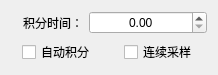
<?xml version="1.0" encoding="UTF-8"?>
<ui version="4.0">
 <class>HAdjustSetWidget</class>
 <widget class="QWidget" name="HAdjustSetWidget">
  <property name="geometry">
   <rect>
    <x>0</x>
    <y>0</y>
    <width>218</width>
    <height>66</height>
   </rect>
  </property>
  <property name="windowTitle">
   <string>Form</string>
  </property>
  <layout class="QFormLayout" name="formLayout">
   <item row="0" column="0">
    <widget class="QLabel" name="label_001">
     <property name="minimumSize">
      <size>
       <width>72</width>
       <height>0</height>
      </size>
     </property>
     <property name="text">
      <string>积分时间：</string>
     </property>
     <property name="alignment">
      <set>Qt::AlignRight|Qt::AlignTrailing|Qt::AlignVCenter</set>
     </property>
    </widget>
   </item>
   <item row="0" column="1">
    <widget class="QDoubleSpinBox" name="doubleSpinBox_01">
     <property name="alignment">
      <set>Qt::AlignCenter</set>
     </property>
    </widget>
   </item>
   <item row="1" column="0" colspan="2">
    <layout class="QHBoxLayout" name="horizontalLayout">
     <property name="spacing">
      <number>9</number>
     </property>
     <item>
      <spacer name="horizontalSpacer_01">
       <property name="orientation">
        <enum>Qt::Horizontal</enum>
       </property>
       <property name="sizeHint" stdset="0">
        <size>
         <width>0</width>
         <height>20</height>
        </size>
       </property>
      </spacer>
     </item>
     <item>
      <widget class="QCheckBox" name="checkBox_01">
       <property name="sizePolicy">
        <sizepolicy hsizetype="Minimum" vsizetype="Fixed">
         <horstretch>0</horstretch>
         <verstretch>0</verstretch>
        </sizepolicy>
       </property>
       <property name="text">
        <string>自动积分</string>
       </property>
      </widget>
     </item>
     <item>
      <spacer name="horizontalSpacer_02">
       <property name="orientation">
        <enum>Qt::Horizontal</enum>
       </property>
       <property name="sizeHint" stdset="0">
        <size>
         <width>20</width>
         <height>20</height>
        </size>
       </property>
      </spacer>
     </item>
     <item>
      <widget class="QCheckBox" name="checkBox_02">
       <property name="sizePolicy">
        <sizepolicy hsizetype="Minimum" vsizetype="Fixed">
         <horstretch>0</horstretch>
         <verstretch>0</verstretch>
        </sizepolicy>
       </property>
       <property name="text">
        <string>连续采样</string>
       </property>
      </widget>
     </item>
     <item>
      <spacer name="horizontalSpacer_09">
       <property name="orientation">
        <enum>Qt::Horizontal</enum>
       </property>
       <property name="sizeHint" stdset="0">
        <size>
         <width>0</width>
         <height>20</height>
        </size>
       </property>
      </spacer>
     </item>
    </layout>
   </item>
  </layout>
 </widget>
 <resources/>
 <connections/>
</ui>
